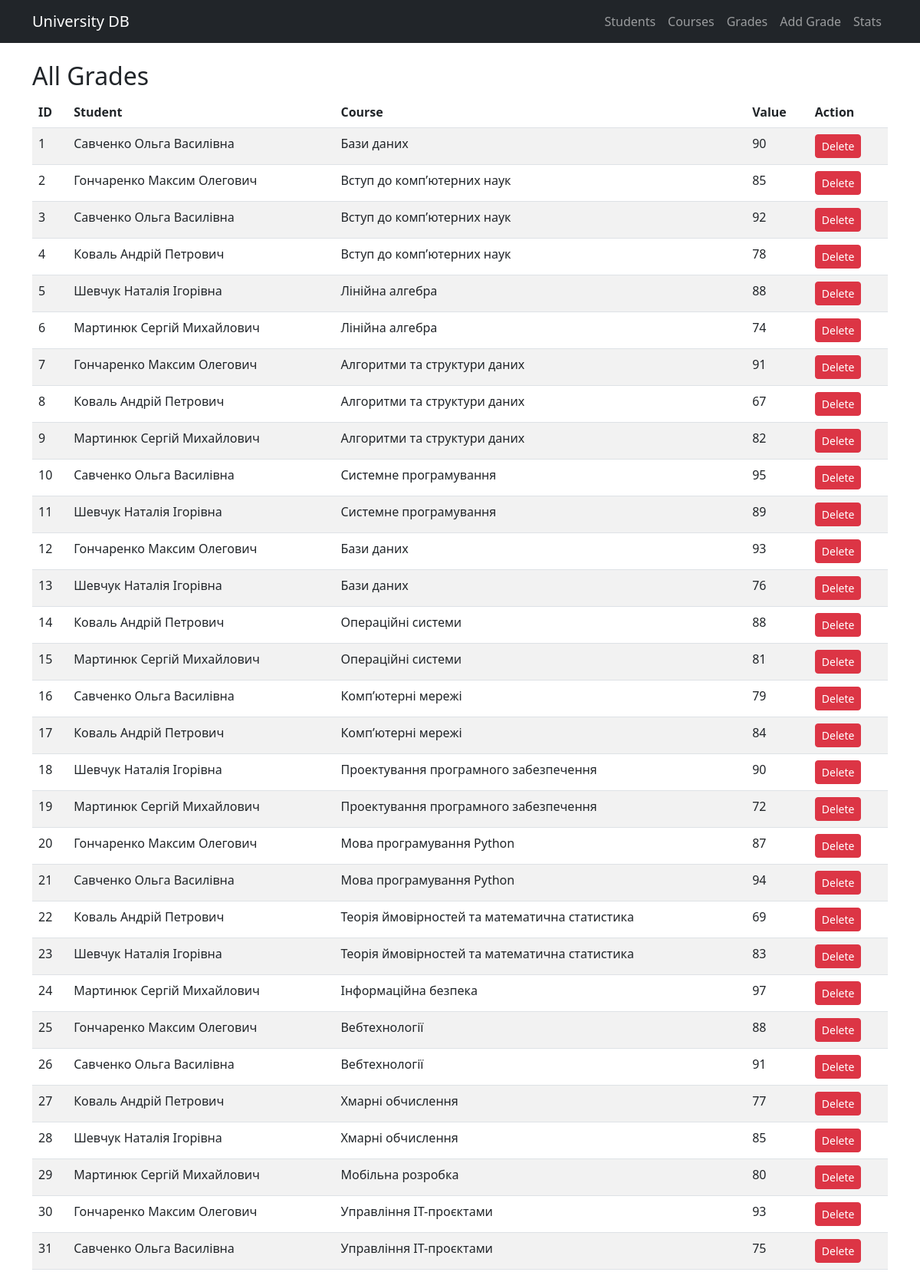
/grades, run on an earlier commit of the app's database.
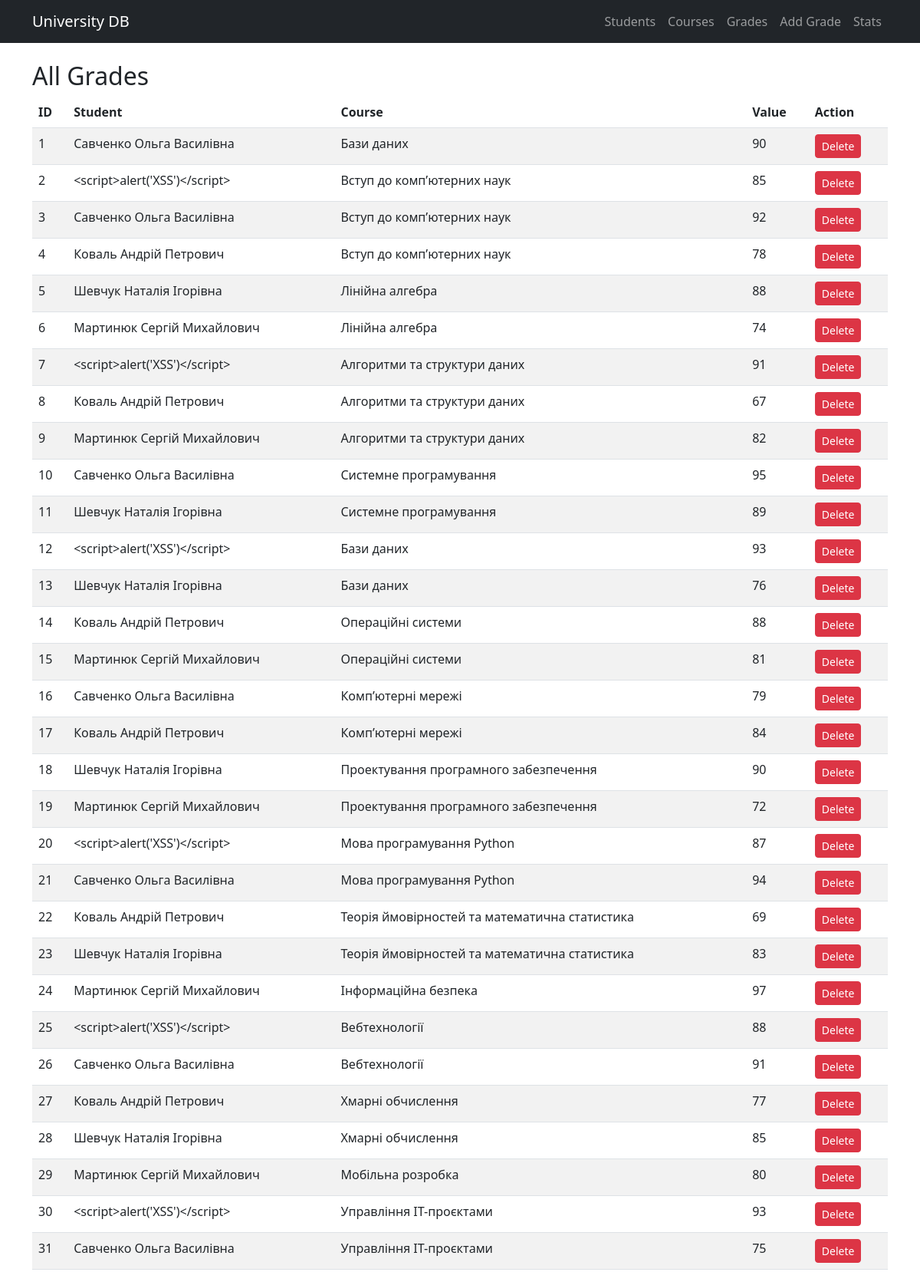
And on a later commit of the database.
### tables this page shows
CREATE TABLE "points" (
	"id"	INTEGER NOT NULL,
	"id_course"	INTEGER NOT NULL,
	"id_student"	INTEGER NOT NULL,
	"value"	INTEGER,
	PRIMARY KEY("id" AUTOINCREMENT),
	FOREIGN KEY("id_course") REFERENCES "course"("id"),
	FOREIGN KEY("id_student") REFERENCES "student"("id")
);

CREATE TABLE "student" (
	"id"	INTEGER NOT NULL,
	"name"	TEXT NOT NULL,
	PRIMARY KEY("id" AUTOINCREMENT)
);

CREATE TABLE "course" (
	"id"	INTEGER NOT NULL,
	"title"	TEXT NOT NULL,
	"semester"	INTEGER NOT NULL,
	PRIMARY KEY("id" AUTOINCREMENT)
);

### app.py (the view)
@app.route('/grades')
def grades():
    db = get_db()
    query = """
        SELECT p.id, s.name as student_name, c.title as course_title, p.value
        FROM points p
        JOIN student s ON p.id_student = s.id
        JOIN course c ON p.id_course = c.id
    """
    grades_list = db.execute(query).fetchall()
    return render_template('grades.html', grades=grades_list)

### app.py (called while the page is built)
def get_db():
    db = getattr(g, '_database', None)
    if db is None:
        db = g._database = sqlite3.connect(DATABASE)
        db.row_factory = sqlite3.Row
    return db

@app.teardown_appcontext
def close_connection(exception):
    db = getattr(g, '_database', None)
    if db is not None:
        db.close()

@app.after_request
def add_security_headers(response):
    policy = (
        "default-src 'self' https://cdn.jsdelivr.net; "
        "script-src 'self'; "
        "style-src 'self' https://cdn.jsdelivr.net 'unsafe-inline'"
    )
    response.headers['Content-Security-Policy'] = policy
    return response

### templates/grades.html
{% extends "base.html" %}
{% block content %}
<h2>All Grades</h2>
<table class="table table-striped">
    <thead><tr><th>ID</th><th>Student</th><th>Course</th><th>Value</th><th>Action</th></tr></thead>
    <tbody>
        {% for g in grades %}
        <tr>
            <td>{{ g.id }}</td>
            <td>{{ g.student_name }}</td>
            <td>{{ g.course_title }}</td>
            <td>{{ g.value }}</td>
            <td>
                <form action="{{ url_for('delete_grade', id=g.id) }}" method="post" style="display:inline;">
                    <button type="submit" class="btn btn-danger btn-sm">Delete</button>
                </form>
            </td>
        </tr>
        {% endfor %}
    </tbody>
</table>
{% endblock %}

### templates/base.html (shortened to what this page needs)
<!DOCTYPE html>
<html lang="uk">
<head>
    <link href="https://cdn.jsdelivr.net/npm/bootstrap@5.3.0/dist/css/bootstrap.min.css" rel="stylesheet">
</head>
<body>
    <nav class="navbar navbar-expand-lg navbar-dark bg-dark mb-4">
        <div class="container">
            <a class="navbar-brand" href="/">University DB</a>
            <div class="navbar-nav">
                <a class="nav-link" href="{{ url_for('students') }}">Students</a>
                <a class="nav-link" href="{{ url_for('courses') }}">Courses</a>
                <a class="nav-link" href="{{ url_for('grades') }}">Grades</a>
                <a class="nav-link" href="{{ url_for('add_grade') }}">Add Grade</a>
                <a class="nav-link" href="{{ url_for('stats') }}">Stats</a>
            </div>
        </div>
    </nav>
    <div class="container">
        {% block content %}{% endblock %}
    </div>
</body>
</html>

What changed in the data, as far as the page shows it:
changed through a linked row, points id 2: student_name "Гончаренко Максим Олегович" → "<script>alert('XSS')</script>"
changed through a linked row, points id 7: student_name "Гончаренко Максим Олегович" → "<script>alert('XSS')</script>"
changed through a linked row, points id 12: student_name "Гончаренко Максим Олегович" → "<script>alert('XSS')</script>"
changed through a linked row, points id 20: student_name "Гончаренко Максим Олегович" → "<script>alert('XSS')</script>"
changed through a linked row, points id 25: student_name "Гончаренко Максим Олегович" → "<script>alert('XSS')</script>"
changed through a linked row, points id 30: student_name "Гончаренко Максим Олегович" → "<script>alert('XSS')</script>"
